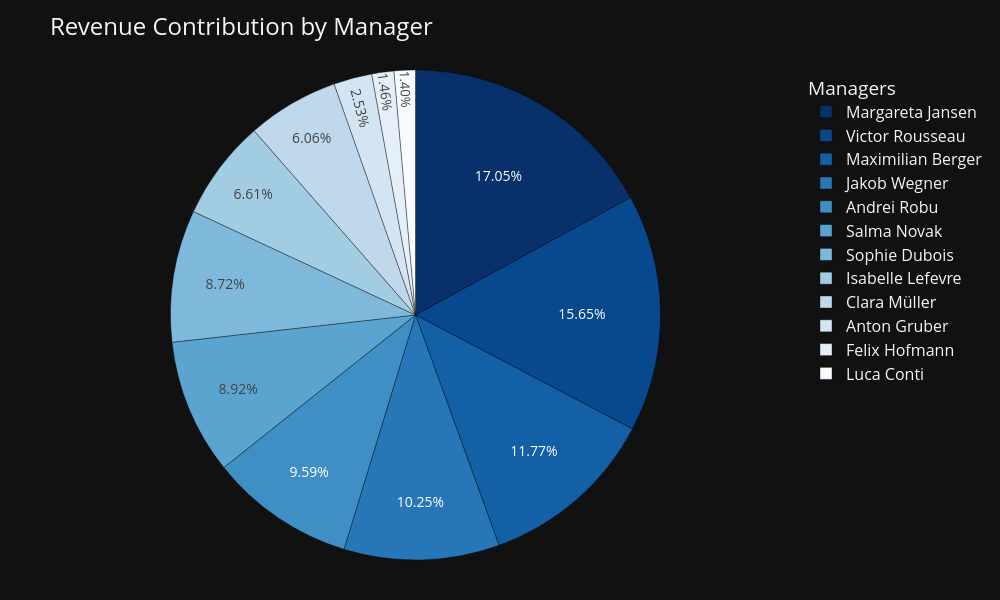

Notebook code cell kept with this figure:
### Code cell
# Sort managers by revenue share (descending)
df_sorted_managers = total_revenue_by_manager.sort_values("percentage", ascending=False).reset_index(drop=True)

# Stretch and reverse colour palette so that:
# → Top-performing manager gets the darkest blue
colors = px.colors.sample_colorscale("Blues", [i / (len(df_sorted_managers)-1) for i in range(len(df_sorted_managers))])
colors = colors[::-1]

# Create a clean, dark-themed pie chart to visualise each manager’s contribution to total revenue
fig = px.pie(
    df_sorted_managers,
    values="percentage",
    names="manager",
    title="Revenue Contribution by Manager"
)

# Customise trace formatting: clockwise slices, percentage labels inside, black outlines for contrast
fig.update_traces(
    direction="clockwise",
    textposition="inside",
    texttemplate="%{value:.2f}%",
    marker=dict(colors=colors, line=dict(color="rgba(0,0,0,0.35)", width=1)),
    textfont=dict(size=14)
)

# Layout: dark theme, centralised legend, bold title, spacing for readability
fig.update_layout(
    template="plotly_dark",
    width=1000, height=600,
    title=dict(font=dict(size=24)),
    legend=dict(title="Managers", font=dict(size=16), bgcolor="rgba(0,0,0,0)"),
    margin=dict(l=40, r=40, t=70, b=40)
)

# Render final chart
fig.show()

### Figure 1 — Plotly figure (JSON) as saved in the notebook; plotly's stock layout.template omitted (floating-point values rounded to 4 significant figures)
{"data": [{"direction": "clockwise", "domain": {"x": [0, 1], "y": [0, 1]}, "hovertemplate": "manager=%{label}<br>percentage=%{value}<extra></extra>", "labels": ["Margareta Jansen", "Victor Rousseau", "Maximilian Berger", "Jakob Wegner", "Andrei Robu", "Salma Novak", "Sophie Dubois", "Isabelle Lefevre", "Clara Müller", "Anton Gruber", "Felix Hofmann", "Luca Conti"], "legendgroup": "", "marker": {"colors": ["rgb(8, 48, 107)", "rgb(8, 72, 143)", "rgb(19, 96, 167)", "rgb(39, 119, 184)", "rgb(63, 143, 196)", "rgb(92, 164, 208)", "rgb(126, 184, 218)", "rgb(162, 204, 226)", "rgb(191, 216, 236)", "rgb(211, 228, 243)", "rgb(229, 239, 249)", "rgb(247, 251, 255)"], "line": {"color": "rgba(0,0,0,0.35)", "width": 1}}, "name": "", "showlegend": true, "textfont": {"size": 14}, "textposition": "inside", "texttemplate": "%{value:.2f}%", "type": "pie", "values": [17.05, 15.65, 11.77, 10.25, 9.59, 8.92, 8.72, 6.61, 6.06, 2.53, 1.46, 1.4]}], "layout": {"height": 600, "legend": {"bgcolor": "rgba(0,0,0,0)", "font": {"size": 16}, "title": {"text": "Managers"}, "tracegroupgap": 0}, "margin": {"b": 40, "l": 40, "r": 40, "t": 70}, "title": {"font": {"size": 24}, "text": "Revenue Contribution by Manager"}, "width": 1000}}
